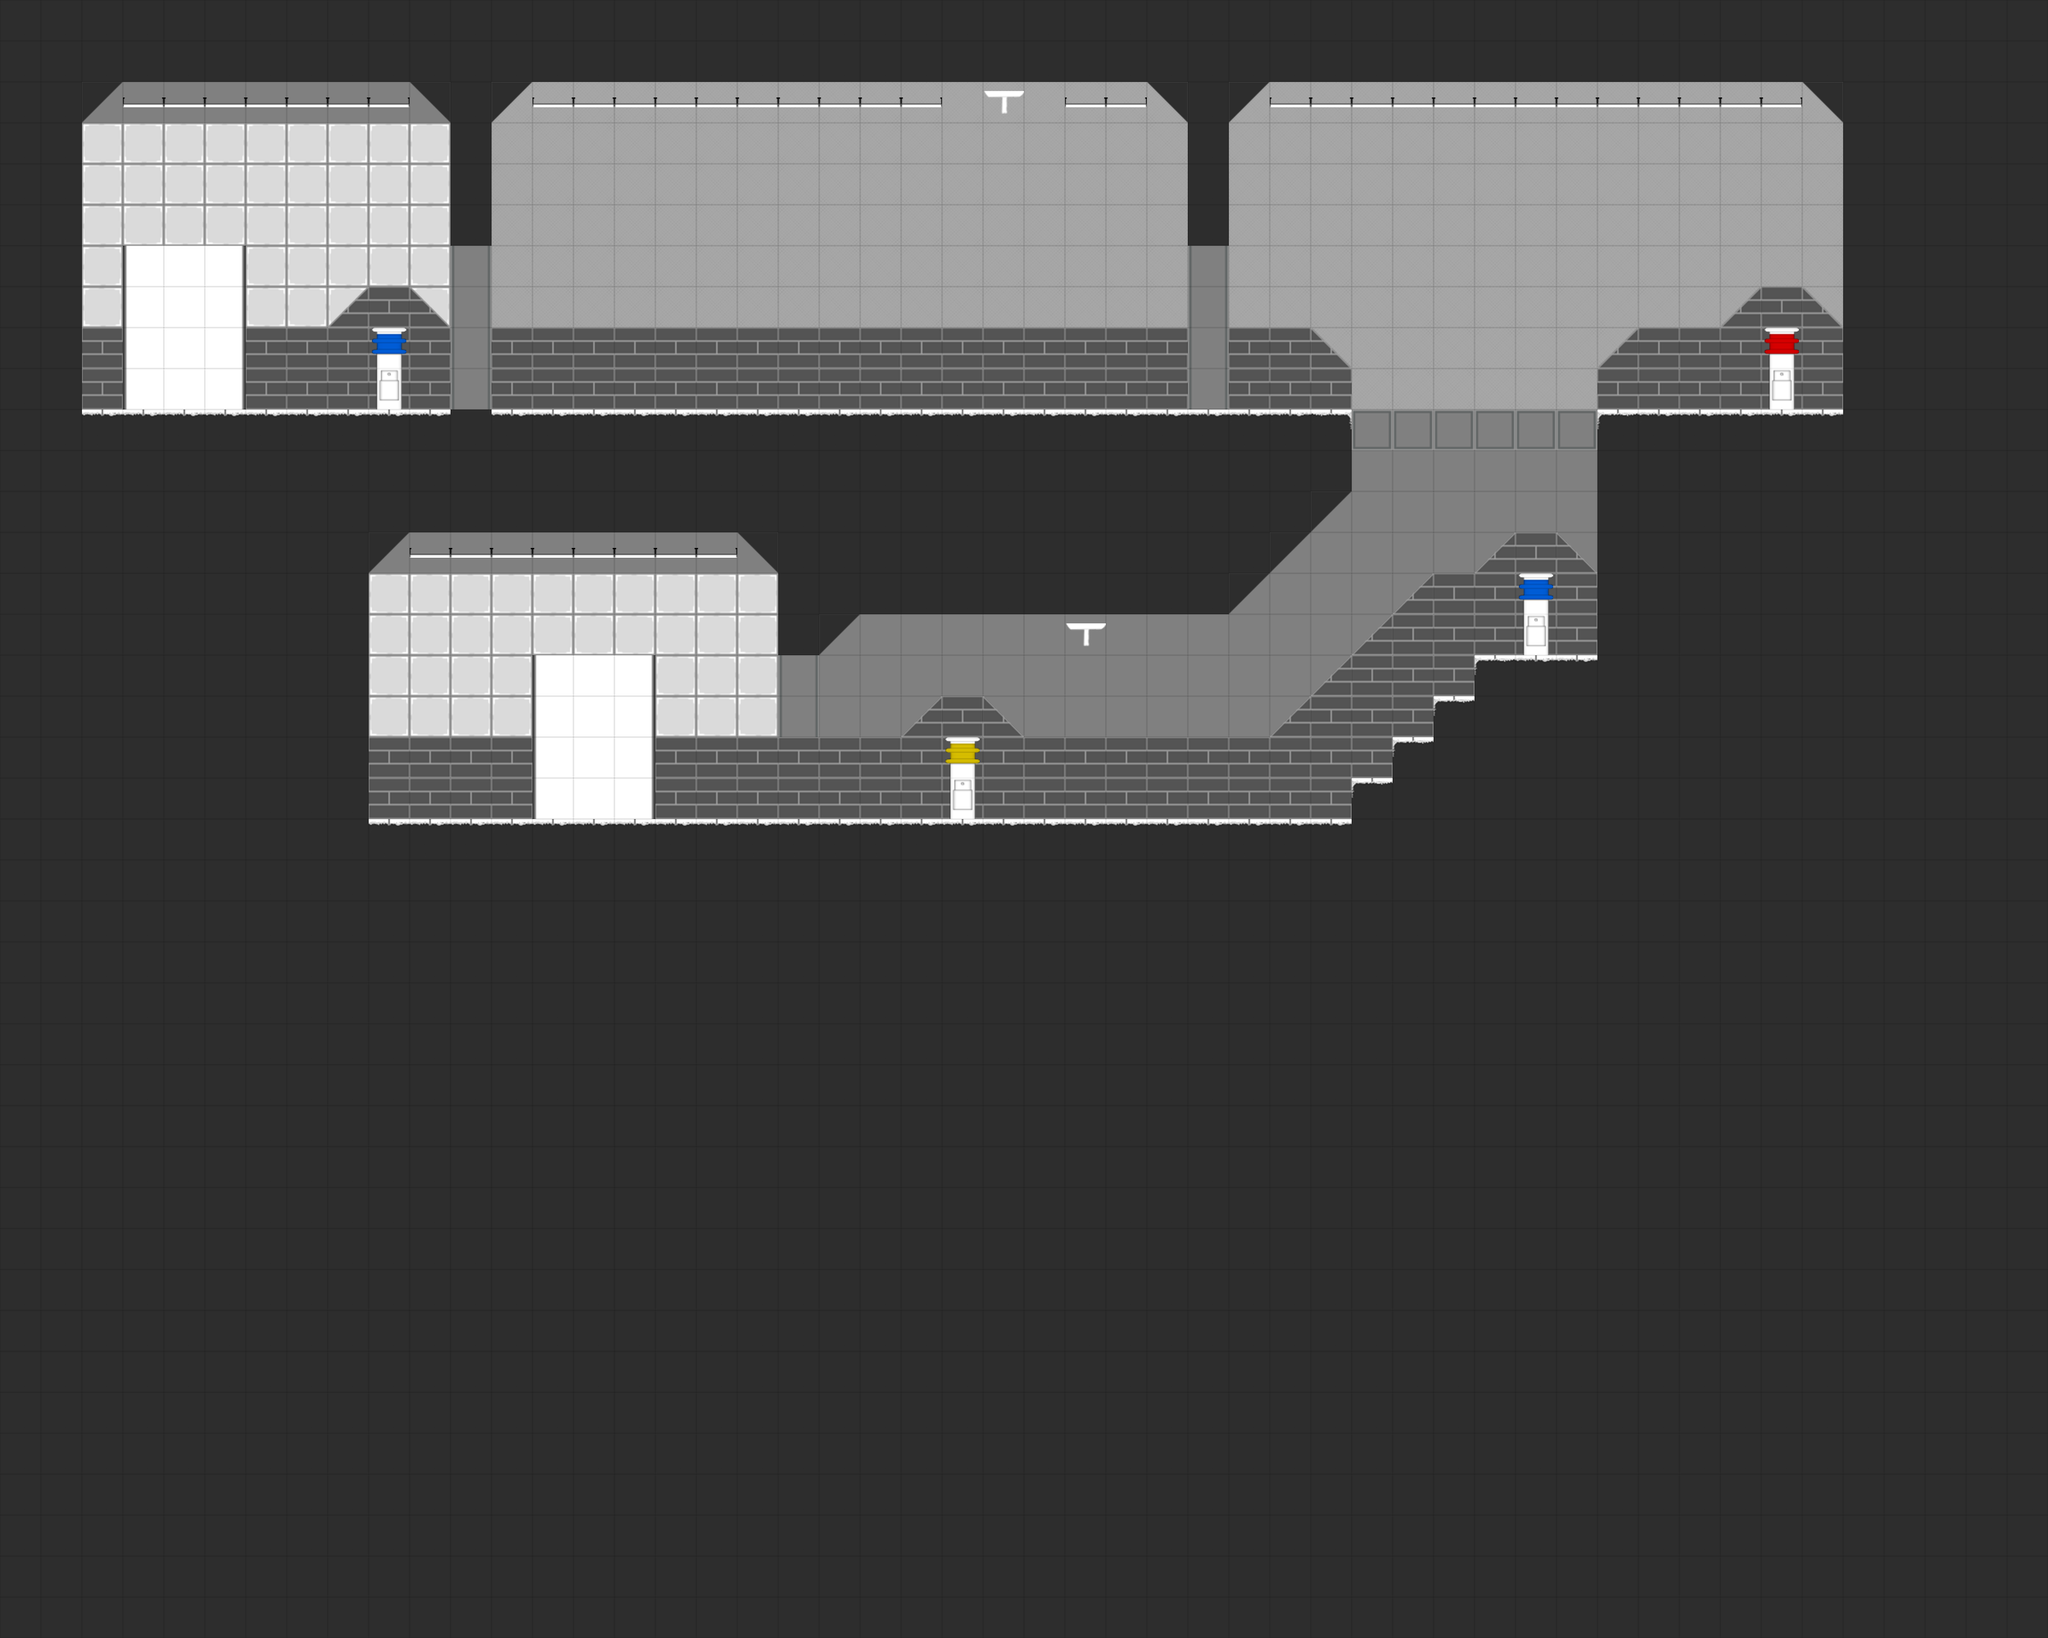

A 2D game scene composited from a Tiled map and its tileset images. What follows is a short description and the map's XML, with each tile layer's data collapsed to a summary:
An orthogonal 50x40 tile map with 50x50 px tiles, 3 tile layers (New Background, New Transparency Layer, Walkable Terrain New) and 12 objects (2x blue, 2x door, 2x turret, start, floor_burnable, ...).

<map version="1.0" orientation="orthogonal" renderorder="right-down" width="50" height="40" tilewidth="50" tileheight="50" nextobjectid="14">
 <tileset firstgid="1" name="Basic Tileset" tilewidth="50" tileheight="50" tilecount="32" columns="16">
  <image source="../../images/tile_set/TileSheet.png" width="815" height="101" />
 </tileset>
 <layer name="New Background" width="50" height="40">
  <data>[2000 cells, 523 non-empty, 9 distinct tile ids]</data>
 </layer>
 <layer name="New Transparency Layer" width="50" height="40">
  <data>[2000 cells, 76 non-empty, 10 distinct tile ids]</data>
 </layer>
 <layer name="Walkable Terrain New" width="50" height="40">
  <data>[2000 cells, 1477 non-empty, 4 distinct tile ids]</data>
 </layer>
 <objectgroup name="Objects">
  <object id="1" type="start" x="152" y="298.667" width="146.667" height="205.333" />
  <object id="2" type="blue" x="452" y="398.667" width="48" height="100" />
  <object id="3" type="door" x="552" y="300" width="48" height="198.667" />
  <object id="4" type="door" x="1453.33" y="300" width="45.3333" height="200" />
  <object id="6" type="turret" x="1202.67" y="100" width="49.3333" height="46.6667" />
  <object id="7" type="floor_burnable" x="1650.67" y="498.667" width="300" height="53.3333" />
  <object id="8" type="red" x="2153.33" y="398.667" width="46.6667" height="102.667" />
  <object id="9" type="blue" x="1852" y="702.667" width="45.3333" height="100" />
  <object id="10" type="yellow" x="1154.67" y="902.667" width="41.3333" height="93.3333" />
  <object id="11" type="turret" x="1300" y="749.333" width="49.3333" height="46.6667" />
  <object id="12" type="end" x="652" y="800" width="148" height="201.333" />
  <object id="13" type="box" x="952" y="898.667" width="97.3333" height="96" />
 </objectgroup>
</map>
